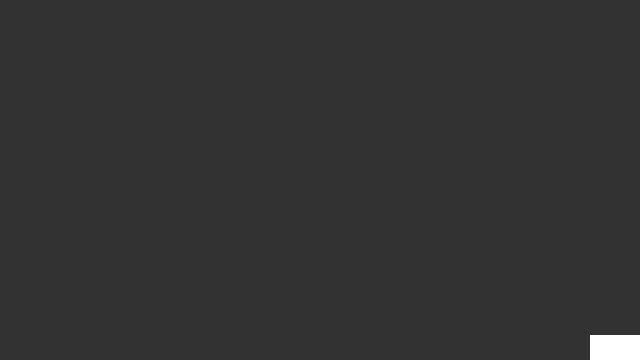
Frame 1 (no input)
Frame 60 (the mouse pressed at the canvas centre just before this capture): identical to frame 1, image omitted
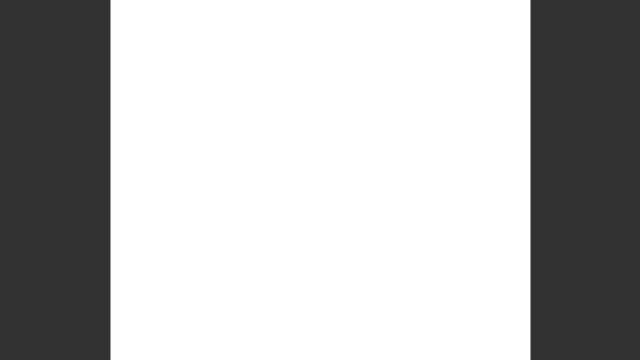
Frame 120 (the mouse held since frame 60 and released just before this capture)

The Processing sketch that drew these frames (run headless with seeded random() and noise(); from frame 60 on, the mouse is pressed at the canvas centre):

// Processing sketch: sketch_3_2
// ── sketch_3_2.pde

void setup() {
  // Set the size of the window
  size(640, 360);
  // background(50);
}

void draw() {
  background(50);
  // fill(150);
  stroke(255);
  rectMode(CENTER);
  rect(width-mouseX, height-mouseY, 100, 50);
  strokeWeight(mouseX);
  // line(pmouseX, pmouseY, mouseX, mouseY); 

  // Blue highlight is for a function
  // Pink highlight is a variable
  // A variable stands for a number
  // Height is a built-in variable, like mouseX/Y
  // There are only a handful of built-in vars

  // All of the stuff in draw accumulates and
  // only at the end of the draw loop is the
  // screen updated, you don't see each draw step
  // one at a time.
}
